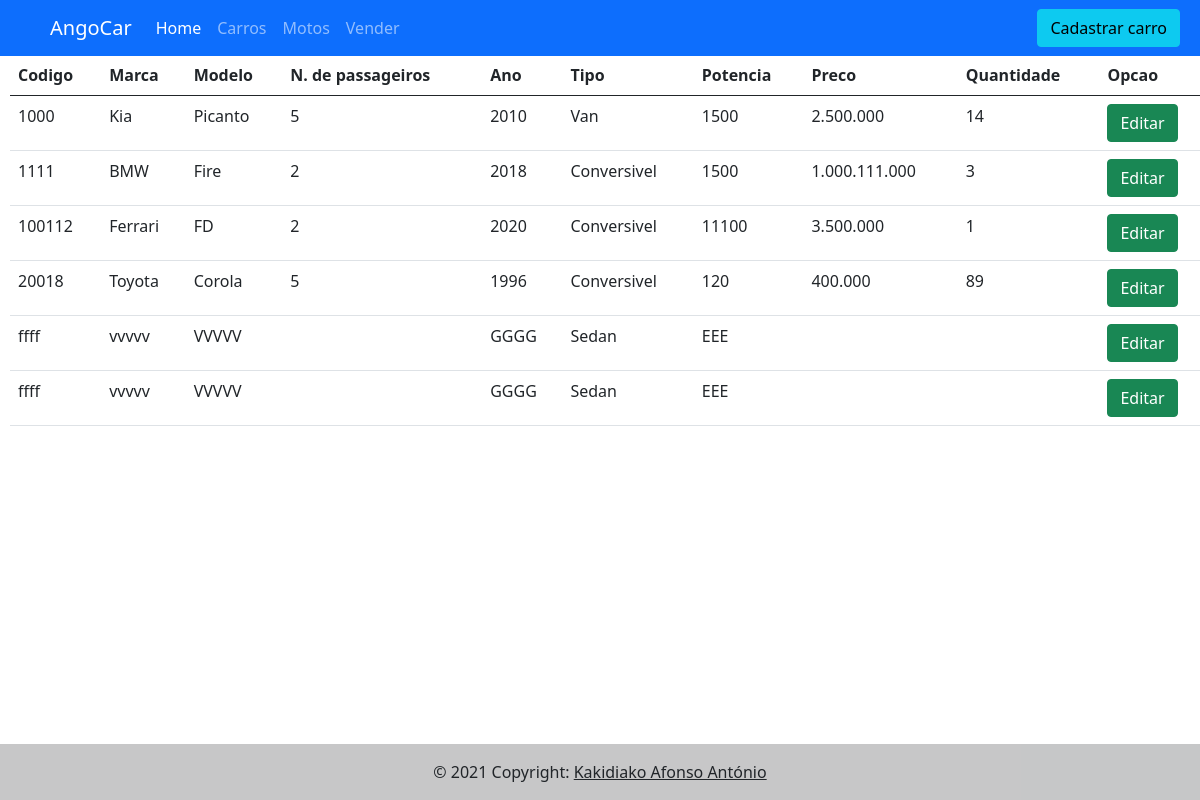
/Carros.php, run on the app's committed database.
### tables this page shows
CREATE TABLE IF NOT EXISTS `carros` (
  `id` int(11) NOT NULL AUTO_INCREMENT,
  `codigo` varchar(250) NOT NULL,
  `marca` varchar(250) NOT NULL,
  `modelo` varchar(250) NOT NULL,
  `ano` varchar(250) NOT NULL,
  `preco` varchar(250) NOT NULL,
  `qtdade` varchar(250) NOT NULL,
  `capacidade` varchar(250) NOT NULL,
  `tipo` varchar(250) NOT NULL,
  `combustivel` varchar(250) NOT NULL,
  `potencia` varchar(250) NOT NULL,
  PRIMARY KEY (`id`)
);

### DAO/dao.php (called while the page is built, shortened)
<?php
$pdo = Conexao();
function listarCarro()
{
    global $pdo;
    $query = "select * from carros";
    $resultado = $pdo->prepare($query);
    $resultado->execute();
    return $resultado->fetchAll(PDO::FETCH_OBJ);
}
?>

### Carros.php (the view, shortened to what this page needs)
<?php
include_once('./DAO/dao.php');
?>
<!DOCTYPE html>
<html lang="en">
<head>
    <link rel="stylesheet" href="./bootstrap/css/bootstrap.css">
    <link rel="stylesheet" href="./bootstrap/css/style.css">
</head>
<body>
<nav class="navbar navbar-expand-lg navbar navbar-dark bg-primary fixed-top">
        <a href="index.php" class="navbar-brand">AngoCar</a>
        <div class="collapse navbar-collapse" id="navbarCollapse2">
            <div class="navbar-nav">
                <a href="index.php" class="nav-item nav-link active">Home</a>
                <a href="carros.php" class="nav-item nav-link">Carros</a>
                <a href="motos.php" class="nav-item nav-link">Motos</a>
                <a href="vender.php" class="nav-item nav-link">Vender</a>
            </div>
        </div>
        <button id="btnAdd" class="btn btn-info btnAdicionarStyle"> Cadastrar carro</button>
</nav>
<table class="table margemTop tableMargin">
  <thead class="thead-dark">
    <tr>
      <th scope="col">Codigo</th>
      <th scope="col">Marca</th>
      <th scope="col">Modelo</th>
      <th scope="col">N. de passageiros</th>
      <th scope="col">Ano</th>
      <th scope="col">Tipo</th>
      <th scope="col">Potencia</th>
      <th scope="col">Preco</th>
      <th scope="col">Quantidade</th>
      <th scope="col">Opcao</th>
    </tr>
  </thead>
  <tbody>
  <?php
    foreach (listarCarro() as $value)
    {
      echo "
      <tr>
        <td>$value->codigo</td>
        <td>$value->marca</td>
        <td>$value->modelo</td>
        <td>$value->capacidade</td>
        <td>$value->ano</td>
        <td>$value->tipo</td>
        <td>$value->potencia</td>
        <td>$value->preco</td>
        <td>$value->qtdade</td>
        <td><button type='button' class='btn btn-success vender'>Editar</button></td>
      </tr>
      ";
    }
  ?>
  </tbody>
</table>
<footer class="bg-light text-center text-lg-start fixed-bottom">
  <div class="text-center p-3" style="background-color: rgba(0, 0, 0, 0.2)">
    © 2021 Copyright:
    <a class="text-dark">Kakidiako Afonso António</a>
  </div>
</footer>
</body>
</html>

### data on the page
carros: codigo "1000", marca "Kia", modelo "Picanto", capacidade "5", ano "2010", tipo "Van", potencia "1500", preco "2.500.000", qtdade "14"
carros: codigo "1111", marca "BMW", modelo "Fire", capacidade "2", ano "2018", tipo "Conversivel", potencia "1500", preco "1.000.111.000", qtdade "3"
carros: codigo "100112", marca "Ferrari", modelo "FD", capacidade "2", ano "2020", tipo "Conversivel", potencia "11100", preco "3.500.000", qtdade "1"
carros: codigo "20018", marca "Toyota", modelo "Corola", capacidade "5", ano "1996", tipo "Conversivel", potencia "120", preco "400.000", qtdade "89"
carros: codigo "ffff", marca "vvvvv", modelo "VVVVV", ano "GGGG", tipo "Sedan", potencia "EEE"
carros: codigo "ffff", marca "vvvvv", modelo "VVVVV", ano "GGGG", tipo "Sedan", potencia "EEE"
